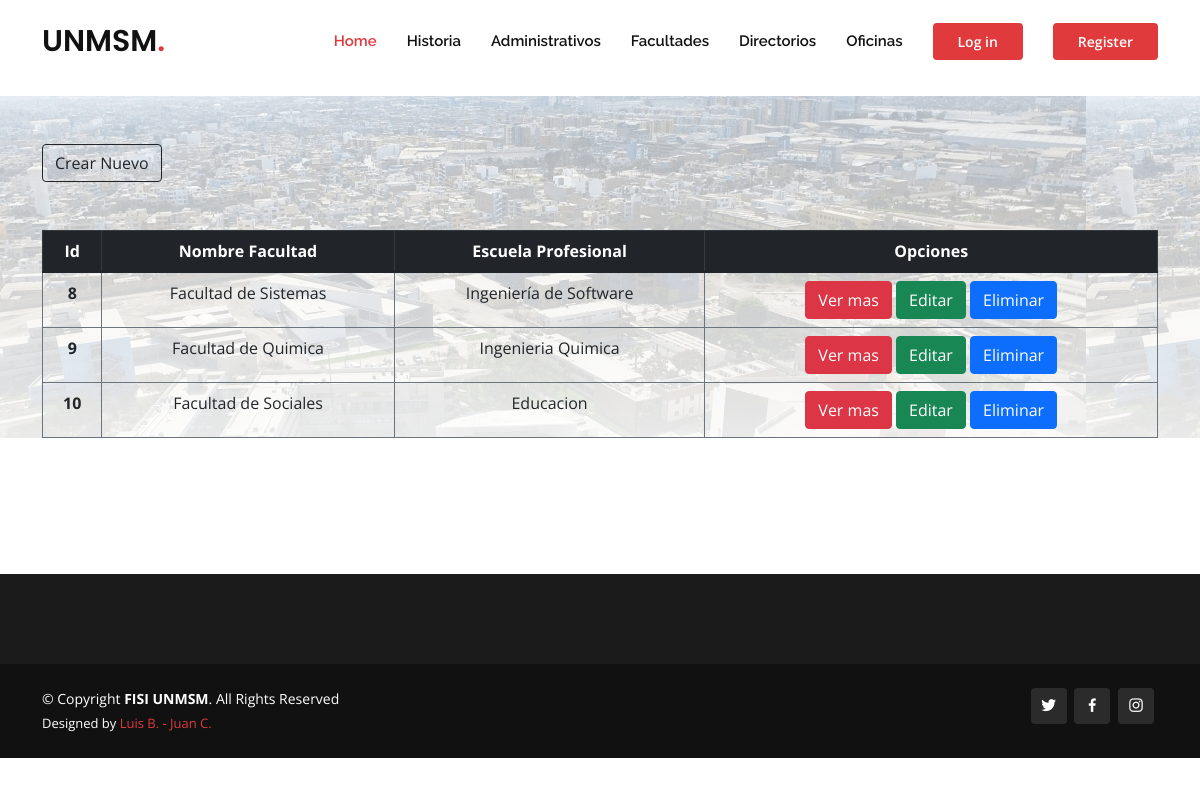
/facultades.html, run on the app's committed database.
### sanmarcosapp/models.py (models this page shows)
class Facultades(models.Model):
    nombre = models.CharField(max_length=250)
    escuelas = models.CharField(max_length=250)

### sanmarcosapp/views.py (the view)
# urls.py: path('facultades.html', views.facultades),
def facultades(request):
    facultades = Facultades.objects.all()
    diccionario2 = {
        'facultades': facultades
    }
    return render(request, "sanmarcosapp/facultades.html", diccionario2)

### sanmarcosapp/templates/sanmarcosapp/facultades.html
{% extends 'sanmarcosapp/index.html' %} {% load static %} {% block content %}
<br />
<br />
<br />
<br />
<div
  class="jumbotron bg-cover"
  style="
    background-image: linear-gradient(to bottom, rgba(255, 255, 255, 0.6) 0%, rgba(255, 255, 255, 0.9) 100%),
      url('../static/assets/img/bannerhome.webp');
  ">
  <div class="container">
    <a href="alta_facultades.html" class="btn btn-outline-dark mt-5">Crear Nuevo</a>
    <table class="table table-bordered mt-5 border-secondary text-center">
      <thead class="table-dark">
        <tr>
          <th>Id</th>
          <th>Nombre Facultad</th>
          <th>Escuela Profesional</th>
          <th>Opciones</th>
        </tr>
      </thead>
      <tbody>
        {% for facultad in facultades %}
        <tr>
          <th>{{ facultad.id }}</th>
          <td>{{ facultad.nombre }}</td>
          <td>{{ facultad.escuelas }}</td>
          <td>
            {% if user.is_authenticated %}
            <a href="detalles_facultades_{{ facultad.id }}" class="btn btn-danger">Ver mas</a>
            <a href="editar_facultades/{{facultad.id}}" class="btn btn-success">Editar</a>
            <a href="eliminar_facultad_{{ facultad.id }}" class="btn btn-primary">Eliminar</a>
            {% else %}
            <a class="btn btn-danger">Ver mas</a>
            <a class="btn btn-success">Editar</a>
            <a class="btn btn-primary">Eliminar</a>
            {% endif %}
          </td>
        </tr>
        {% endfor %}
      </tbody>
    </table>
  </div>
</div>
<br />
<br />
<br />
<br />
<br />
{% endblock %}

### sanmarcosapp/static/assets/css/style.css (style rules this page uses)
body { font-family: "Open Sans", sans-serif; color: #444444; }
a { color: #e03a3c; text-decoration: none; }

### data on the page
Facultades: id "8", nombre "Facultad de Sistemas", escuelas "Ingeniería de Software"
Facultades: id "9", nombre "Facultad de Quimica", escuelas "Ingenieria Quimica"
Facultades: id "10", nombre "Facultad de Sociales", escuelas "Educacion"
